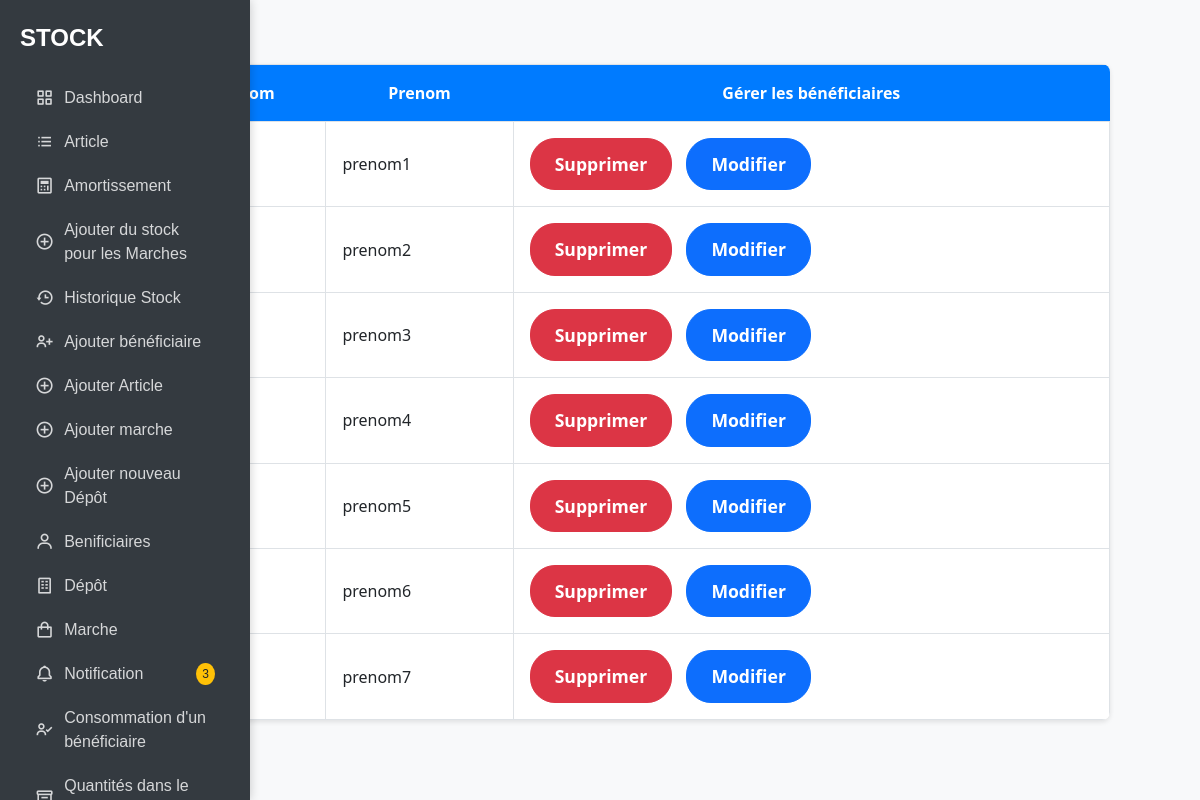
The app's page /inventory_V10/benificiaire.php (signed in) with its own data.
### tables this page shows
CREATE TABLE IF NOT EXISTS `beneficiaire` (
  `matricule` int NOT NULL AUTO_INCREMENT,
  `MatriculeU` int NOT NULL,
  `nom` varchar(255) NOT NULL,
  `prenom` varchar(255) NOT NULL,
  PRIMARY KEY (`matricule`)
);

### inventory_V10/benificiaire.php (the view, shortened to what this page needs)
<?php
include('connection.php');
?>
<!DOCTYPE html>
<html lang="en">
<head>
    <link href="https://cdn.jsdelivr.net/npm/bootstrap@5.3.0-alpha1/dist/css/bootstrap.min.css" rel="stylesheet">
    <link href='https://unpkg.com/boxicons@2.1.4/css/boxicons.min.css' rel='stylesheet'>
</head>
<body>
    <div class="container mt-5 py-3">
        <?php
        include "nav.php";
        ?>
        <?php
        $sql = 'SELECT * FROM `beneficiaire`';
        $stmt = $conn->prepare($sql);
        $stmt->execute();
        if ($stmt->rowCount() > 0) {
        ?>
        <div class="px-md-5">
            <table class="table table-bordered table-hover">
                <thead class="thead-light">
                    <tr>
                        <th>ID</th>
                        <th>Nom</th>
                        <th>Prenom</th>
                        <th colspan="2">Gérer les bénéficiaires</th>
                    </tr>
                </thead>
                <tbody>
                    <?php
                    $resultat = $stmt->fetchAll(PDO::FETCH_ASSOC);
                    foreach ($resultat as $row) {
                    ?>
                        <tr>
                            <td><?php echo $row['matricule']; ?></td>
                            <td><?php echo $row['nom']; ?></td>
                            <td><?php echo $row['prenom']; ?></td>
                            <td>
                                <a href="supprimer_benificiaire.php?id=<?php echo $row['matricule'] ?>" class="btn btn-danger btn-sm">Supprimer</a>
                                <a href="modifier_benificiaire.php?id=<?php echo $row['matricule'] ?>" class="btn btn-primary btn-sm">Modifier</a>
                            </td>
                        </tr>
                    <?php
                    }
                    ?>
                </tbody>
            </table>
        </div>
        <?php
        } else {
            echo "Aucun bénéficiaire trouvé dans la base de données.";
        }
        ?>
    </div>
</body>
</html>

### inventory_V10/benificiaire.php (style rules this page uses)
body { font-family: 'Segoe UI', Tahoma, Geneva, Verdana, sans-serif; background-color: #f8f9fa; color: #333; }
.container { margin-top: 50px; }
.table { border-radius: 8px; overflow: hidden; box-shadow: 0 2px 5px rgba(0, 0, 0, 0.1); width: 100%; background-color: #fff; }
.table thead th { background-color: #007bff; color: #fff; font-weight: bold; vertical-align: middle; border: none; text-align: center; }
.table td, .table th { padding: 1rem; vertical-align: middle; border-top: 1px solid #dee2e6; text-align: left; }
.btn { font-weight: bold; font-size: 0.9rem; }
.btn-danger, .btn-primary { transition: all 0.3s ease; border-radius: 25px; padding: 12px 24px; font-size: 1.1rem; margin-right: 10px; }

### records on screen
beneficiaire: prenom "prenom1"
beneficiaire: prenom "prenom2"
beneficiaire: prenom "prenom3"
beneficiaire: prenom "prenom4"
beneficiaire: prenom "prenom5"
beneficiaire: prenom "prenom6"
beneficiaire: prenom "prenom7"

### other values on screen
$notification_count "3"
